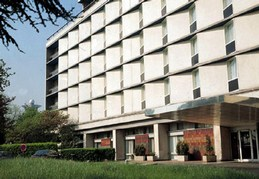
//> input picture CVProgram/building.jpg, 259 x 179 px
$ ./main   (built with g++ and OpenCV 4)
//> lines starting //> are read from the running program, lines starting //| are printed output that depends on the picture; after the words box and inside, x2 and y2 are one past the last pixel; in counts of white or black regions, pixels touching at a corner belong together
#include <opencv2/core/core.hpp>
#include <opencv2/imgproc/imgproc.hpp>
#include <opencv2/highgui/highgui.hpp>

int main(int argc, char *argv[])
{
	cv::Mat src_img = cv::imread("building.jpg", 1);
//> src_img is the input picture: 179 rows x 259 cols, CV_8UC3; mean B, G, R 133.5, 143.3, 142.7
	if (src_img.empty()) return -1;

	cv::Mat dst_img, work_img;
	dst_img = src_img.clone();
	cv::cvtColor(src_img, work_img, CV_BGR2GRAY);
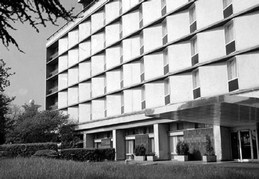
//> work_img: 179 rows x 259 cols, CV_8UC1; min 0, max 255, mean 142
	cv::Canny(work_img, work_img, 50, 200, 3);
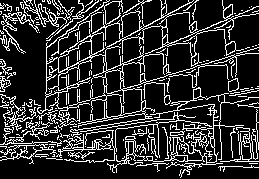
//> work_img: 179 rows x 259 cols, CV_8UC1; 19% white in thin lines or dots

	std::vector<cv::Vec2f> lines;
	cv::HoughLines(work_img, lines, 1, CV_PI / 180, 200, 0, 0);
//> lines = 1 line (rho, theta): [106, 1.17]

	std::vector<cv::Vec2f>::iterator it = lines.begin();
	for (; it != lines.end(); ++it) {
		float rho = (*it)[0], theta = (*it)[1];
		cv::Point pt1, pt2;
		double a = cos(theta), b = sin(theta);
		double x0 = a*rho, y0 = b*rho;
		pt1.x = cv::saturate_cast<int>(x0 + 1000 * (-b));
		pt1.y = cv::saturate_cast<int>(y0 + 1000 * (a));
		pt2.x = cv::saturate_cast<int>(x0 - 1000 * (-b));
		pt2.y = cv::saturate_cast<int>(y0 - 1000 * (a));
		cv::line(dst_img, pt1, pt2, cv::Scalar(0, 0, 255), 3, CV_AA);
	}
//> this loop made 1 pass
//> (rho, theta, a, b, x0, y0) on pass 1: (106, 1.17, 0.391, 0.921, 41.42, 97.57)
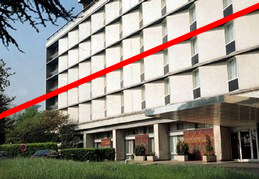
//> dst_img: 179 rows x 259 cols, CV_8UC3; 4.11% of pixels changed, all inside (x1, y1, x2, y2) = (0, 2, 259, 120)

	cv::namedWindow("HoughLines", CV_WINDOW_AUTOSIZE | CV_WINDOW_FREERATIO);
	cv::imshow("HoughLines", dst_img);
	cv::waitKey(0);
}
